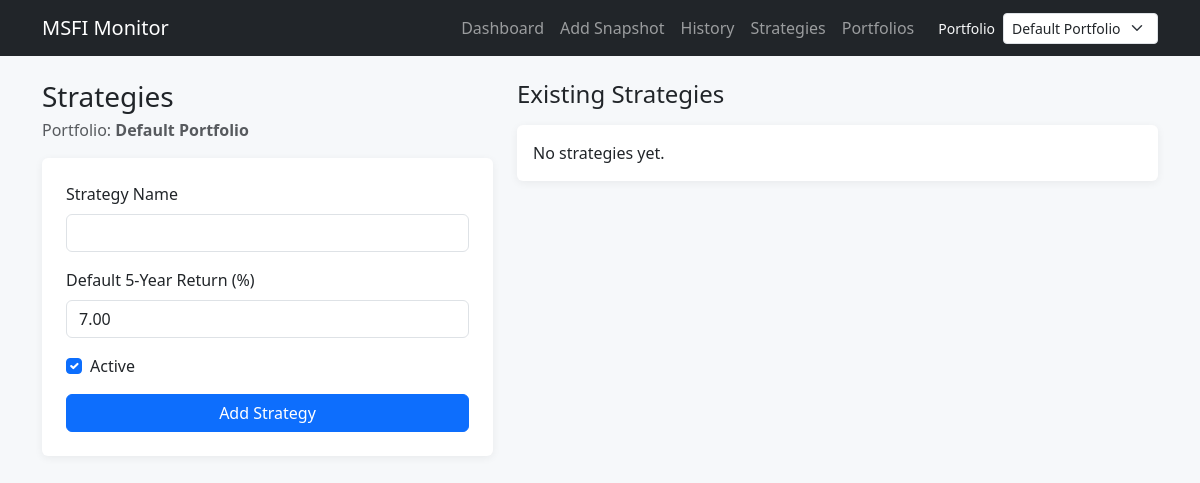
Before: /portfolios/1/strategies with the older database file.
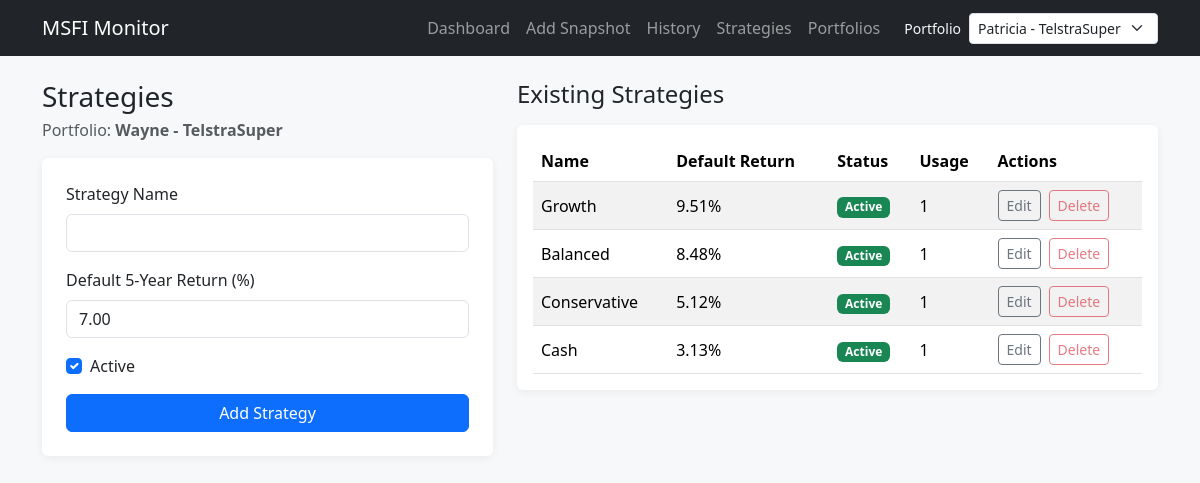
After: the same page with the newer database file.
### tables this page shows
CREATE TABLE portfolios (
            id INTEGER PRIMARY KEY AUTOINCREMENT,
            name TEXT NOT NULL UNIQUE,
            buffer_1_percent REAL NOT NULL,
            buffer_2_percent REAL NOT NULL,
            created_at TEXT NOT NULL DEFAULT CURRENT_TIMESTAMP
        );

CREATE TABLE strategies (
            id INTEGER PRIMARY KEY AUTOINCREMENT,
            portfolio_id INTEGER NOT NULL,
            name TEXT NOT NULL,
            default_return_5yr REAL NOT NULL,
            active_flag INTEGER NOT NULL DEFAULT 1,
            created_at TEXT NOT NULL DEFAULT CURRENT_TIMESTAMP,
            UNIQUE(portfolio_id, name),
            FOREIGN KEY (portfolio_id) REFERENCES portfolios(id) ON DELETE RESTRICT
        );

### app.py (the view, shortened to what this page needs)
    @app.route("/portfolios/<int:portfolio_id>/strategies", methods=["GET", "POST"])
    def strategies(portfolio_id: int):
        portfolio = get_portfolio_by_id(portfolio_id)
        if portfolio is None:
            abort(404)
        error = None
        form_data = _strategy_create_form_defaults()
        strategy_rows = get_strategies_by_portfolio(portfolio_id, include_inactive=True)
        usage_map = {int(s["id"]): strategy_usage_count(int(s["id"])) for s in strategy_rows}
        return render_template(
            "strategies.html",
            portfolio=portfolio,
            strategies=strategy_rows,
            strategy_usage=usage_map,
            error=error,
            form_data=form_data,
        )

### app.py (called while the page is built)
def _strategy_create_form_defaults() -> dict[str, str]:
    return {"name": "", "default_return_5yr_percent": "7.00", "active_flag": "1"}

### database.py (called while the page is built)
def get_db():
    if "db" not in g:
        app_config = g.get("app_config", current_app.config)
        database_path = app_config["DATABASE"]
        connection = sqlite3.connect(database_path)
        connection.row_factory = sqlite3.Row
        connection.execute("PRAGMA foreign_keys = ON")
        g.db = connection
    return g.db

### models.py (called while the page is built, shortened)
def get_all_portfolios():
    db = get_db()
    return db.execute("SELECT * FROM portfolios ORDER BY name ASC").fetchall()

def get_portfolio_by_id(portfolio_id: int):
    db = get_db()
    return db.execute("SELECT * FROM portfolios WHERE id = ?", (portfolio_id,)).fetchone()

def get_strategies_by_portfolio(portfolio_id: int, include_inactive: bool = False):
    db = get_db()
    if include_inactive:
        return db.execute(
            """
            SELECT *
            FROM strategies
            WHERE portfolio_id = ?
            ORDER BY id ASC
            """,
            (portfolio_id,),
        ).fetchall()

def strategy_usage_count(strategy_id: int) -> int:
    db = get_db()
    row = db.execute(
        """
        SELECT COUNT(*) AS cnt
        FROM snapshot_strategy_values
        WHERE strategy_id = ?
        """,
        (strategy_id,),
    ).fetchone()
    return int(row["cnt"])

### templates/strategies.html (shortened to what this page needs)
{% extends "base.html" %}
{% block content %}
<div class="row g-4">
    <div class="col-lg-5">
        <h1 class="h3 mb-1">Strategies</h1>
        <p class="text-muted mb-3">Portfolio: <strong>{{ portfolio["name"] }}</strong></p>
        <form method="post" class="card p-4">
            <div class="mb-3">
                <label class="form-label">Strategy Name</label>
                <input type="text" name="name" class="form-control" value="{{ form_data.get('name', '') }}" required>
            </div>
            <div class="mb-3">
                <label class="form-label">Default 5-Year Return (%)</label>
                <input type="number" step="0.01" name="default_return_5yr_percent" class="form-control" value="{{ form_data.get('default_return_5yr_percent', '7.00') }}" required>
            </div>
            <div class="form-check mb-3">
                <input class="form-check-input" type="checkbox" id="active_flag" name="active_flag" value="1" {% if form_data.get('active_flag', '1') == '1' %}checked{% endif %}>
                <label class="form-check-label" for="active_flag">Active</label>
            </div>
            <button class="btn btn-primary" type="submit">Add Strategy</button>
        </form>
    </div>
    <div class="col-lg-7">
        <h2 class="h4 mb-3">Existing Strategies</h2>
        <div class="card p-3">
            {% if strategies %}
            <div class="table-responsive">
                <table class="table table-striped align-middle mb-0">
                    <thead>
                    <tr>
                        <th>Name</th>
                        <th>Default Return</th>
                        <th>Status</th>
                        <th>Usage</th>
                        <th>Actions</th>
                    </tr>
                    </thead>
                    <tbody>
                    {% for strategy in strategies %}
                    <tr>
                        <td>{{ strategy["name"] }}</td>
                        <td>{{ "{:.2f}%".format(strategy["default_return_5yr"] * 100) }}</td>
                        <td>
                            {% if strategy["active_flag"] == 1 %}
                            <span class="badge bg-success">Active</span>
                            {% else %}
                            <span class="badge bg-secondary">Inactive</span>
                            {% endif %}
                        </td>
                        <td>{{ strategy_usage[strategy["id"]] }}</td>
                        <td class="d-flex gap-2">
                            <a class="btn btn-outline-secondary btn-sm" href="{{ url_for('edit_strategy', strategy_id=strategy['id']) }}">Edit</a>
                            <form method="post" action="{{ url_for('remove_strategy', strategy_id=strategy['id']) }}" onsubmit="return confirm('Delete this strategy?');">
                                <button type="submit" class="btn btn-outline-danger btn-sm" {% if strategy_usage[strategy['id']] > 0 %}disabled{% endif %}>Delete</button>
                            </form>
                        </td>
                    </tr>
                    {% endfor %}
                    </tbody>
                </table>
            </div>
            {% else %}
            <p class="mb-0">No strategies yet.</p>
            {% endif %}
        </div>
    </div>
</div>
{% endblock %}

### templates/base.html (shortened to what this page needs)
<!doctype html>
<html lang="en">
<head>
    <link href="https://cdn.jsdelivr.net/npm/bootstrap@5.3.3/dist/css/bootstrap.min.css" rel="stylesheet">
</head>
<body>
<nav class="navbar navbar-expand-lg navbar-dark bg-dark mb-4">
    <div class="container">
        <a class="navbar-brand" href="{{ url_for('dashboard') }}">MSFI Monitor</a>
        <div class="d-flex align-items-center gap-3">
            <div class="navbar-nav">
                <a class="nav-link" href="{{ url_for('dashboard') }}">Dashboard</a>
                <a class="nav-link" href="{{ url_for('add_snapshot', portfolio_id=nav_selected_portfolio_id) }}">Add Snapshot</a>
                <a class="nav-link" href="{{ url_for('history', portfolio_id=nav_selected_portfolio_id) }}">History</a>
                {% if nav_selected_portfolio_id %}
                <a class="nav-link" href="{{ url_for('strategies', portfolio_id=nav_selected_portfolio_id) }}">Strategies</a>
                {% endif %}
                <a class="nav-link" href="{{ url_for('portfolios') }}">Portfolios</a>
            </div>
            <div class="text-light d-flex align-items-center gap-2">
                <label for="portfolioSelector" class="small m-0">Portfolio</label>
                <select id="portfolioSelector" class="form-select form-select-sm">
                    {% for portfolio in nav_portfolios %}
                    <option value="{{ portfolio['id'] }}" {% if nav_selected_portfolio_id == portfolio['id'] %}selected{% endif %}>
                        {{ portfolio["name"] }}
                    </option>
                    {% endfor %}
                </select>
            </div>
        </div>
    </div>
</nav>
<main class="container pb-5">
    {% block content %}{% endblock %}
</main>
</body>
</html>

### templates/base.html (style rules this page uses)
body { background-color: #f6f8fa; }
.card { border: 0; box-shadow: 0 0.125rem 0.5rem rgba(0, 0, 0, 0.06); }

Changed rows visible on the page:
changed portfolios: name "Default Portfolio" → "Wayne - TelstraSuper"
added strategies: name "Growth", strategy['default_return_5yr']*100 "9.51%", active_flag "Active", id "1"
added strategies: name "Balanced", strategy['default_return_5yr']*100 "8.48%", active_flag "Active", strategy_usage "1"
added strategies: name "Conservative", strategy['default_return_5yr']*100 "5.12%", active_flag "Active", strategy_usage "1"
added strategies: name "Cash", strategy['default_return_5yr']*100 "3.13%", active_flag "Active", strategy_usage "1"
Other visible differences:
form field value: "Default Portfolio" → "Patricia - TelstraSuper"
text no longer shown: "No strategies yet."
text now shown: "Name Default Return Status Usage Actions"
